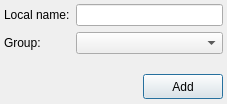
<?xml version="1.0" encoding="UTF-8"?>
<ui version="4.0">
 <class>addBuddyDialogClass</class>
 <widget class="QDialog" name="addBuddyDialogClass">
  <property name="geometry">
   <rect>
    <x>0</x>
    <y>0</y>
    <width>227</width>
    <height>104</height>
   </rect>
  </property>
  <property name="minimumSize">
   <size>
    <width>0</width>
    <height>104</height>
   </size>
  </property>
  <property name="windowTitle">
   <string>addBuddyDialog</string>
  </property>
  <layout class="QGridLayout">
   <property name="margin">
    <number>4</number>
   </property>
   <item row="0" column="0">
    <widget class="QLabel" name="label">
     <property name="text">
      <string>Local name:</string>
     </property>
    </widget>
   </item>
   <item row="0" column="1" colspan="2">
    <widget class="QLineEdit" name="nickEdit">
     <property name="minimumSize">
      <size>
       <width>0</width>
       <height>22</height>
      </size>
     </property>
     <property name="maximumSize">
      <size>
       <width>16777215</width>
       <height>22</height>
      </size>
     </property>
     <property name="maxLength">
      <number>50</number>
     </property>
    </widget>
   </item>
   <item row="1" column="0">
    <widget class="QLabel" name="label_2">
     <property name="text">
      <string>Group:</string>
     </property>
    </widget>
   </item>
   <item row="1" column="1" colspan="2">
    <widget class="QComboBox" name="groupList">
     <property name="minimumSize">
      <size>
       <width>0</width>
       <height>22</height>
      </size>
     </property>
     <property name="maximumSize">
      <size>
       <width>16777215</width>
       <height>22</height>
      </size>
     </property>
    </widget>
   </item>
   <item row="3" column="0" colspan="2">
    <spacer>
     <property name="orientation">
      <enum>Qt::Horizontal</enum>
     </property>
     <property name="sizeHint" stdset="0">
      <size>
       <width>121</width>
       <height>26</height>
      </size>
     </property>
    </spacer>
   </item>
   <item row="3" column="2">
    <widget class="QPushButton" name="addButton">
     <property name="minimumSize">
      <size>
       <width>0</width>
       <height>25</height>
      </size>
     </property>
     <property name="maximumSize">
      <size>
       <width>16777215</width>
       <height>25</height>
      </size>
     </property>
     <property name="text">
      <string>Add</string>
     </property>
     <property name="icon">
      <iconset>
       <normaloff>:/icons/crystal_project/apply.png</normaloff>:/icons/crystal_project/apply.png</iconset>
     </property>
    </widget>
   </item>
   <item row="2" column="0">
    <spacer name="verticalSpacer">
     <property name="orientation">
      <enum>Qt::Vertical</enum>
     </property>
     <property name="sizeHint" stdset="0">
      <size>
       <width>20</width>
       <height>0</height>
      </size>
     </property>
    </spacer>
   </item>
  </layout>
 </widget>
 <layoutdefault spacing="6" margin="11"/>
 <resources>
  <include location="../../../qutim.qrc"/>
 </resources>
 <connections>
  <connection>
   <sender>addButton</sender>
   <signal>clicked()</signal>
   <receiver>addBuddyDialogClass</receiver>
   <slot>accept()</slot>
   <hints>
    <hint type="sourcelabel">
     <x>159</x>
     <y>83</y>
    </hint>
    <hint type="destinationlabel">
     <x>84</x>
     <y>78</y>
    </hint>
   </hints>
  </connection>
 </connections>
</ui>
